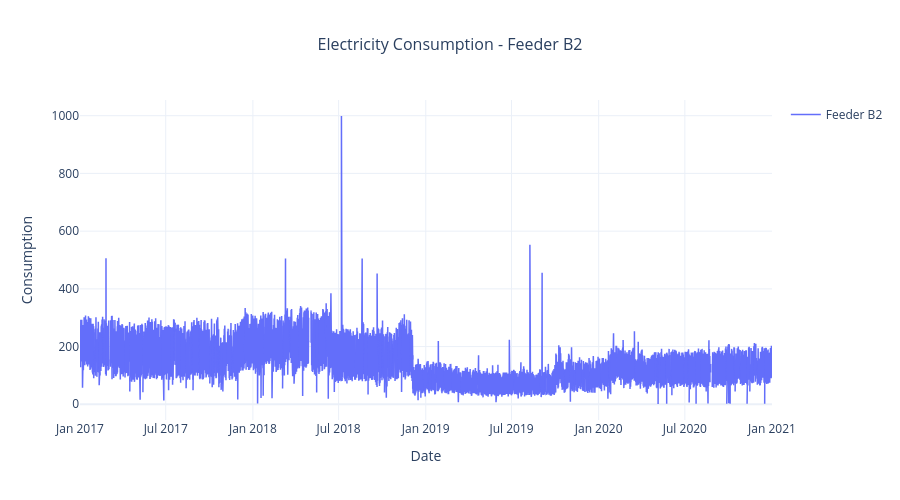
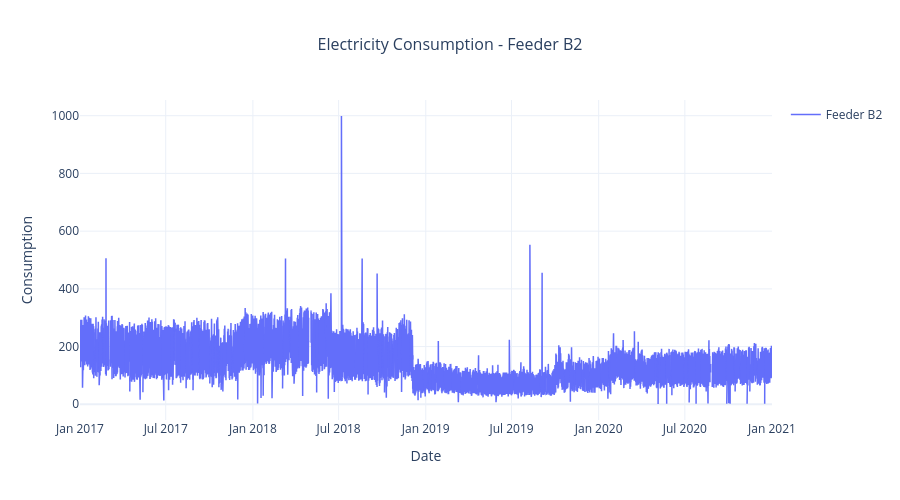

Notebook code for these charts, in order:
### Code cell
B2_data = feeder('B2')
B2_data.plot() #Look at the graph

### Figure 1 — Plotly figure (JSON) as saved in the notebook; plotly's stock layout.template omitted (floating-point values rounded to 4 significant figures; data arrays with more than 128 entries replaced by an {"elided": "..."} marker saying what was removed)
{"data": [{"hovertemplate": "<b>Date:</b> %{x}<br><b>Consumption:</b> %{y:.2f}<extra></extra>", "line": {"width": 1.5}, "mode": "lines", "name": "Feeder B2", "type": "scatter", "x": {"elided": "34944 str values"}, "y": {"elided": "34944 float values"}}], "layout": {"height": 500, "hovermode": "x unified", "showlegend": true, "title": {"font": {"size": 16}, "text": "Electricity Consumption - Feeder B2", "x": 0.5}, "xaxis": {"title": {"text": "Date"}}, "yaxis": {"title": {"text": "Consumption"}}}}

### Figure 2 — Plotly figure (JSON) as saved in the notebook; plotly's stock layout.template omitted (floating-point values rounded to 4 significant figures; data arrays with more than 128 entries replaced by an {"elided": "..."} marker saying what was removed)
{"data": [{"hovertemplate": "<b>Date:</b> %{x}<br><b>Consumption:</b> %{y:.2f}<extra></extra>", "line": {"width": 1.5}, "mode": "lines", "name": "Feeder B2", "type": "scatter", "x": {"elided": "34944 str values"}, "y": {"elided": "34944 float values"}}], "layout": {"height": 500, "hovermode": "x unified", "showlegend": true, "title": {"font": {"size": 16}, "text": "Electricity Consumption - Feeder B2", "x": 0.5}, "xaxis": {"title": {"text": "Date"}}, "yaxis": {"title": {"text": "Consumption"}}}}
